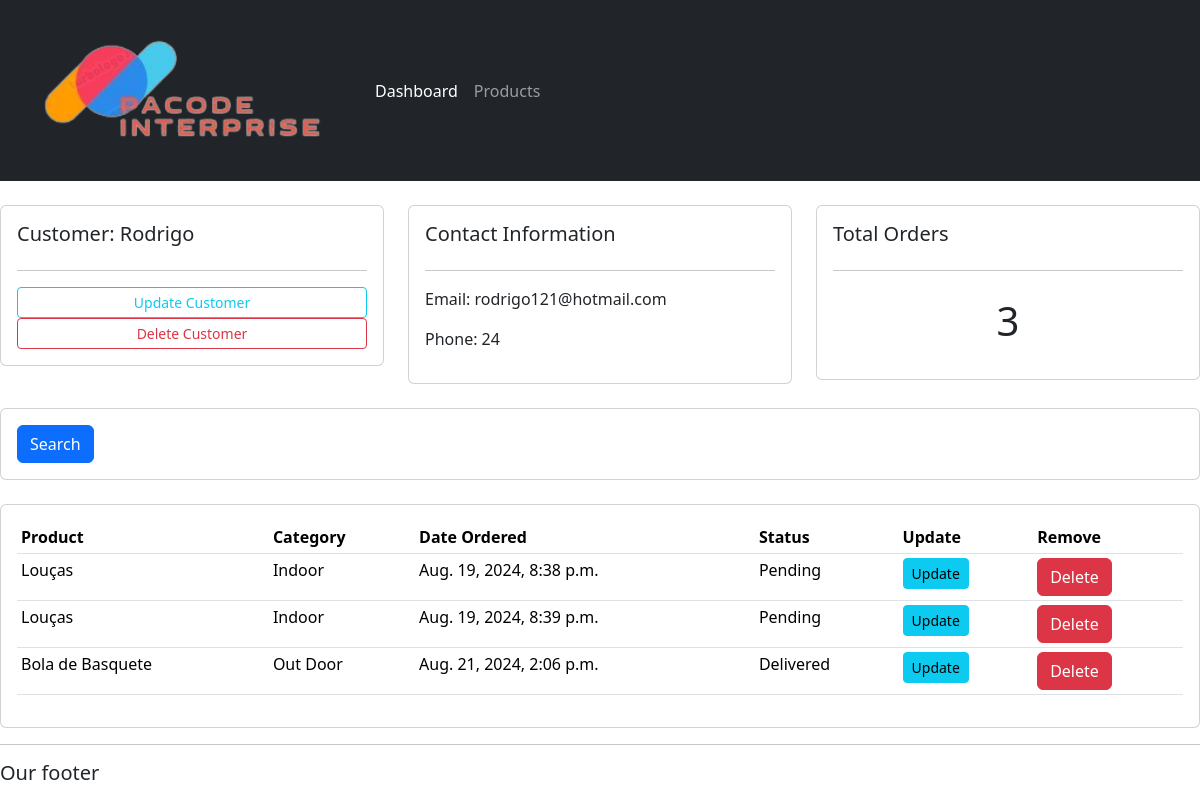
The app's page /customer/2/ with its own data.
### accounts/models.py (models this page shows, shortened)
class Customer(models.Model):
    name = models.CharField(max_length=200, null=True)
    phone = models.CharField(max_length=200, null=True)
    email = models.CharField(max_length=200, null=True)
    date_created = models.DateTimeField(auto_now_add=True, null=True)

class Order(models.Model):
    STATUS = (
            ('Pending', 'Pending'),
            ('Out for delivery', 'Out for delivery'),
            ('Delivered', 'Delivered')
    )
    customer = models.ForeignKey(Customer, null=True, on_delete=models.SET_NULL)
    product = models.ForeignKey(Product, null=True, on_delete=models.SET_NULL)
    date_created = models.DateTimeField(auto_now_add=True, null=True)
    status = models.CharField(max_length=200, null=True, choices=STATUS)

class Product(models.Model):
    CATEGORY = (
            ('Indoor', 'Indoor'),
            ('Out Door', 'Out Door'),
    )
    name = models.CharField(max_length=200, null=True)
    price = models.FloatField(null=True)
    category = models.CharField(max_length=200, null=True, choices=CATEGORY)
    description = models.CharField(max_length=200, null=True, blank=True)
    date_created = models.DateTimeField(auto_now_add=True, null=True)
    tags = models.ManyToManyField(Tag)
    def __str__(self):
        return self.name

### accounts/views.py (the view)
# urls.py: path('customer/<str:pk_test>/', views.customer, name='customer'),
def customer(requests, pk_test):
    customer = Customer.objects.get(id=pk_test)
    orders = customer.order_set.all()
    orders_count = orders.count()
    context = {'customer':customer, 'orders':orders, 'orders_count':orders_count}
    return render(requests, 'accounts/customer.html', context)

### accounts/templates/accounts/customer.html
{% extends 'accounts/main.html' %}
{% block content %}
<br>
<div class="row">
    <div class="col-md">
        <div class="card card-body">
            <h5>Customer: {{customer.name}}</h5>
            <hr>
            <a class="btn btn-outline-info  btn-sm btn-block" href="">Update Customer</a>
            <a class="btn btn-outline-danger  btn-sm btn-block" href="">Delete Customer</a>
        </div>
    </div>
    <div class="col-md">
        <div class="card card-body">
            <h5>Contact Information</h5>
            <hr>
            <p>Email: {{customer.email}}</p>
            <p>Phone: {{customer.phone}}</p>
        </div>
    </div>
    <div class="col-md">
        <div class="card card-body">
            <h5>Total Orders</h5>
            <hr>
            <h1 style="text-align: center;padding: 10px">{{orders_count}}</h1>
        </div>
    </div>
</div>
<br>
<div class="row">
    <div class="col">
        <div class="card card-body">
            <form method="get">
            <button class="btn btn-primary" type="submit">Search</button>
          </form>
        </div>
    </div>
</div>
<br>
<div class="row">
    <div class="col-md">
        <div class="card card-body">
            <table class="table table-sm">
                <tr>
                    <th>Product</th>
                    <th>Category</th>
                    <th>Date Ordered</th>
                    <th>Status</th>
                    <th>Update</th>
                    <th>Remove</th>
                </tr>
                {% for order in orders %}
                    <tr>
                        <td>{{order.product}}</td>
                        <td>{{order.product.category}}</td>
                        <td>{{order.date_created}}</td>
                        <td>{{order.status}}</td>
                        <td><a class='btn btn-sm btn-info' href="{% url 'update_order' order.id %}">Update</a></td>
                        <td><a class='btn bnt-sm btn-danger' href="{% url 'delete_order' order.id %}">Delete</a></td>
                    </tr>
                {% endfor %}
            </table>
        </div>
    </div>
</div>
{% endblock %}

### static/css/main.css (style rules this page uses)
body { background-color: #ebeff5; }

### records on screen
Customer: name "Rodrigo", email "rodrigo121@hotmail.com", phone "24"
Order: product "Louças", product.category "Indoor", date_created "Aug. 19, 2024, 8:38 p.m.", status "Pending"
Order: product "Louças", product.category "Indoor", date_created "Aug. 19, 2024, 8:39 p.m.", status "Pending"
Order: product "Bola de Basquete", product.category "Out Door", date_created "Aug. 21, 2024, 2:06 p.m.", status "Delivered"

### other values on screen
{{ orders_count }} "3"
